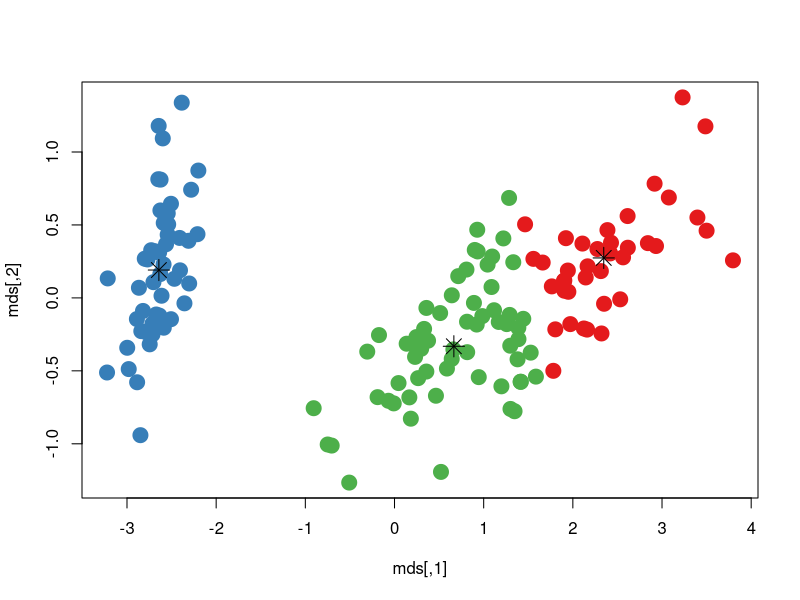
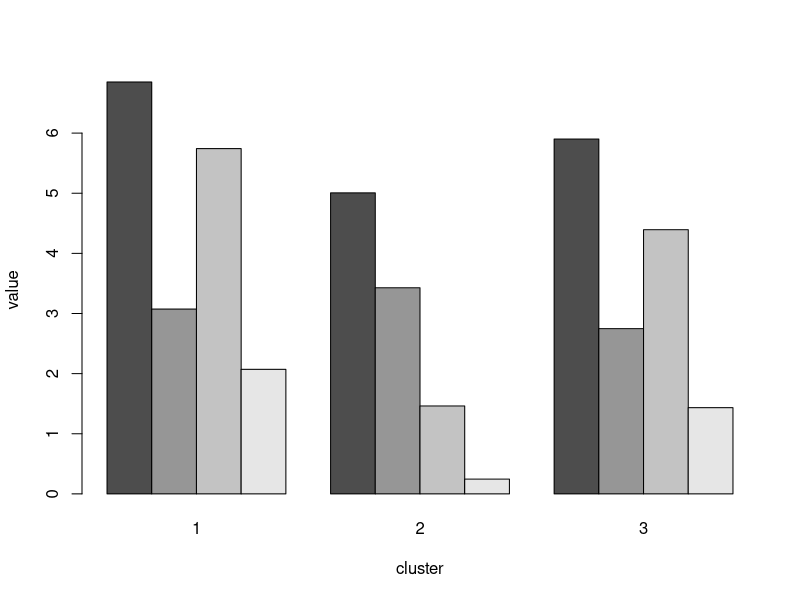

Write R code to recreate these figures, in order.
## ---- chunk 1
library(ggplot2)
data(iris)
#set.seed(4000)
k = 3
km = kmeans(iris[1:4], k, iter.max=1000, algorithm=c("Forgy"))
km
dist = dist(iris[1:4])
mds = cmdscale(dist)

palette(c("#E41A1C", "#377EB8", "#4DAF4A", "#984EA3",  "#FF7F00", "#FFFF33", "#A65628", "#F781BF", "#999999", "#000000"))
plot(mds, col=km$cluster, pch = 20, cex = 3)

# plot centroids
km1 = kmeans(mds, k, iter.max=1000, algorithm=c("Forgy"))
points(km1$centers, col = 10, pch = 8, cex = 2)

#optional
barplot(t(km$centers), beside=TRUE, xlab="cluster", ylab="value")

